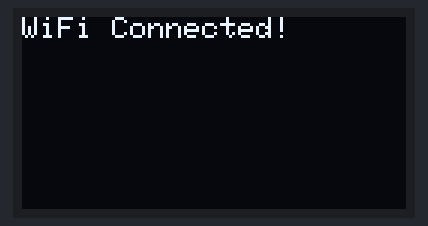
A sketch run on a simulated ESP32. Shown: 128×64 one-colour display. WiFi joins after 1.5 s; servers stay silent unless stated; what the sketch prints to the serial monitor is not drawn.

Above: at 2.1 s.

The sketch:

esp32.ino
```cpp
#include <WiFi.h>
#include <HTTPClient.h>
#include <ArduinoJson.h>
#include <Adafruit_GFX.h>
#include <Adafruit_SSD1306.h>
#include <Ticker.h>

// Wi-Fi credentials
const char *ssid = "sample12";
const char *password = "sample12";

// API endpoint to fetch the latest lecture status
const char *serverUrl = "https://21c5-117-217-104-210.ngrok-free.app/get_latest_lecture_status";

// OLED display configuration
#define SCREEN_WIDTH 128
#define SCREEN_HEIGHT 64
Adafruit_SSD1306 display(SCREEN_WIDTH, SCREEN_HEIGHT, &Wire, -1);

// Create a Ticker object for scrolling
Ticker scrollTicker;

String displayMessage = ""; // Message to scroll (formatted as teacher: subject: lecture time: status: cancellation reason if any)
int scrollPos = 0;          // Horizontal position for scrolling

// Function to fetch the latest lecture status from the server
void fetchLectureStatus() {
  if (WiFi.status() == WL_CONNECTED) {
    HTTPClient http;
    http.begin(serverUrl);
    int httpResponseCode = http.GET();

    if (httpResponseCode == 200) {
      String response = http.getString();
      Serial.println("Server Response: " + response);

      // Parse JSON response
      DynamicJsonDocument doc(1024);
      DeserializationError error = deserializeJson(doc, response);
      if (error) {
        Serial.print("JSON parsing failed: ");
        Serial.println(error.c_str());
        return;
      }

      // Get the display message from the JSON response
      displayMessage = doc["display_message"].as<String>();
      Serial.println("Display Message: " + displayMessage);

      // Reset scrolling position (start off-screen to the right)
      scrollPos = SCREEN_WIDTH;
    } else {
      Serial.print("Error in HTTP request: ");
      Serial.println(httpResponseCode);
    }

    http.end();
  } else {
    Serial.println("WiFi not connected");
  }
}

// Function to scroll the text message on the OLED display
void scrollText() {
  display.clearDisplay(); // Clear the display

  // Set text properties
  display.setTextSize(1);
  display.setTextColor(SSD1306_WHITE);
  display.setCursor(scrollPos, 28); // Vertically centered
  display.print(displayMessage);

  // Move text to the left by 1 pixel
  scrollPos--;

  // Calculate approximate width of the text (assuming ~6 pixels per character)
  int textWidth = displayMessage.length() * 6;
  // Reset the scroll position when the text has completely scrolled off the screen
  if (scrollPos < -textWidth) {
    scrollPos = SCREEN_WIDTH;
  }

  display.display(); // Update the OLED display
}

void setup() {
  Serial.begin(115200);

  // Initialize the OLED display
  if (!display.begin(SSD1306_SWITCHCAPVCC, 0x3C)) {
    Serial.println("SSD1306 allocation failed");
    for (;;)
      ; // Infinite loop if initialization fails
  }

  // Display initial connection status
  display.clearDisplay();
  display.setTextSize(1);
  display.setTextColor(SSD1306_WHITE);
  display.setCursor(0, 0);
  display.println("Connecting...");
  display.display();

  // Connect to Wi-Fi
  WiFi.begin(ssid, password);
  while (WiFi.status() != WL_CONNECTED) {
    delay(1000);
    Serial.println("Connecting to WiFi...");
  }
  Serial.println("Connected to WiFi");

  display.clearDisplay();
  display.setCursor(0, 0);
  display.println("WiFi Connected!");
  display.display();

  // Fetch the initial lecture status
  fetchLectureStatus();

  // Set up a Ticker to fetch new lecture data every 60 seconds
  Ticker fetchTicker;
  fetchTicker.attach(60, fetchLectureStatus);

  // Set up a Ticker to scroll the text every 100ms for smooth scrolling
  scrollTicker.attach(0.1, scrollText);
}

void loop() {
  // No additional logic needed in loop; Ticker handles timing.
  delay(500);
}
```
